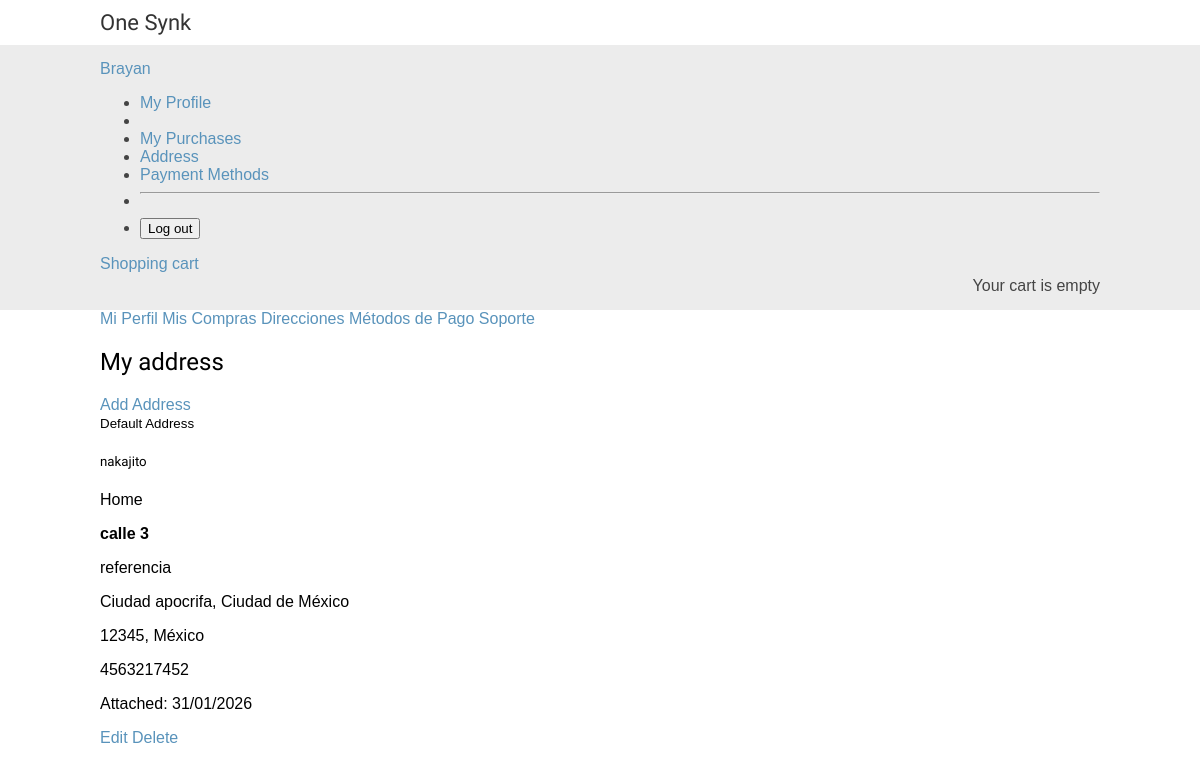
Before: /orders/addresses/ (signed in) with the older database file.
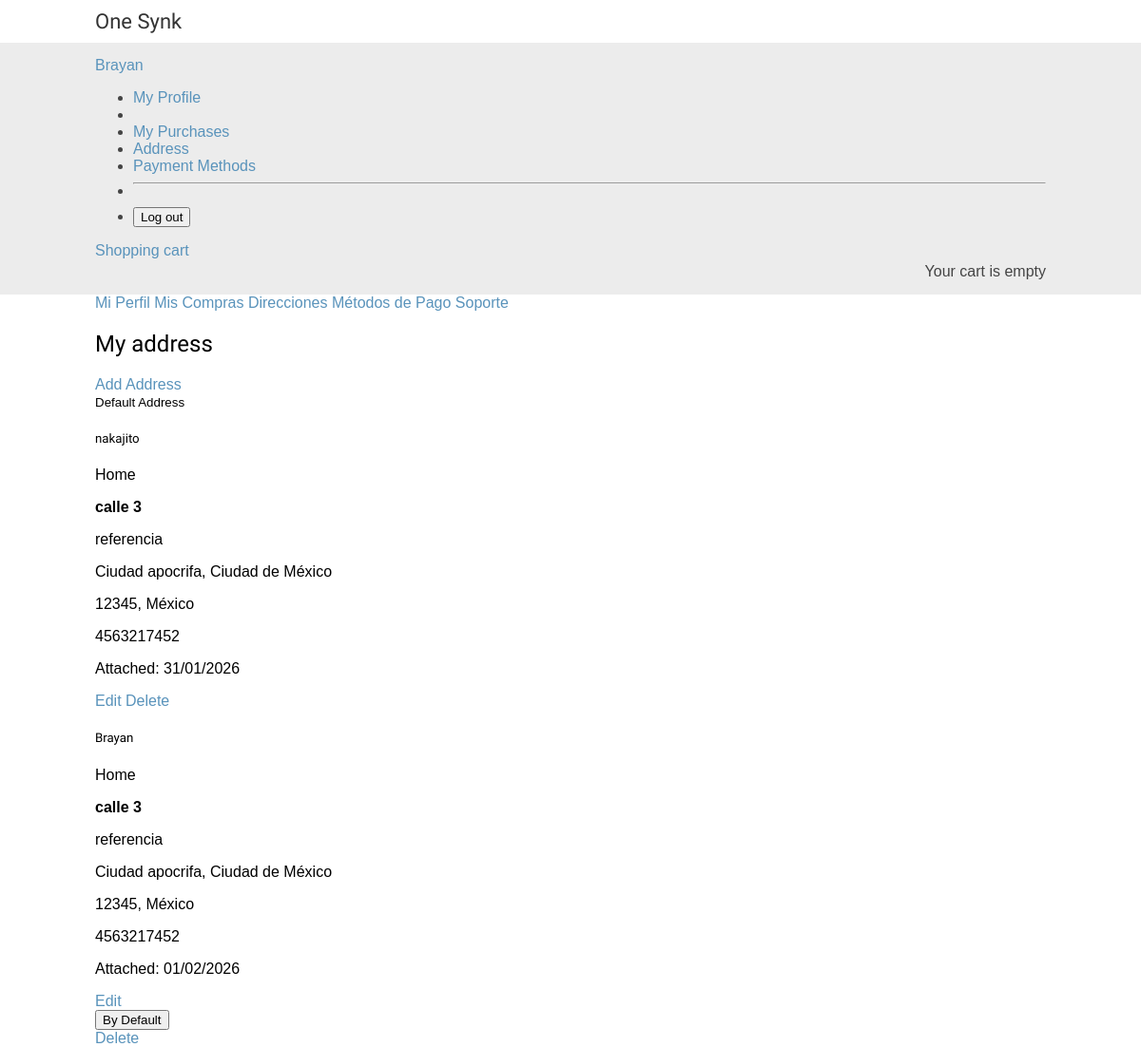
After: the same page with the newer database file.
### orders/models.py (models this page shows, shortened)
class Address(models.Model):
    user = models.ForeignKey(
        CustomUser,
        on_delete=models.CASCADE,
        related_name="addresses",
        help_text="User who owns the address",
    )
    address_line1 = models.CharField(
        max_length=255, help_text="Street, number, and apartment"
    )
    address_line2 = models.CharField(
        max_length=255,
        blank=True,
        null=True,
        help_text="Additional information (floor, reference, etc.)",
    )
    city = models.CharField(max_length=100, help_text="City")
    state = models.CharField(max_length=50, choices=STATE_CHOICES, help_text="State")
    postal_code = models.CharField(max_length=10, help_text="Zip Code")
    country = models.CharField(
        max_length=2, choices=COUNTRY_CHOICES, default="MX", help_text="Country"
    )
    phone = models.CharField(
        max_length=10, help_text="Contact telephone number for shipping"
    )
    recipient_name = models.CharField(
        max_length=200, help_text="Name of the person receiving the package"
    )
    is_default = models.BooleanField(
        default=False, help_text="Is this the default address?"
    )
    address_type = models.CharField(
        max_length=10,
        choices=ADDRESS_TYPE_CHOICES,
        default="home",
        help_text="Address type",
    )
    created_at = models.DateTimeField(auto_now_add=True)
    updated_at = models.DateTimeField(auto_now=True)
    class Meta:
        verbose_name = "Address"
        verbose_name_plural = "Addresses"
        ordering = ["-is_default", "-created_at"]
        indexes = [
            models.Index(fields=["user", "-is_default"]),
            models.Index(fields=["user", "created_at"]),
        ]

### orders/views.py (the view)
# urls.py: path("addresses/", views.address_list, name="address_list"),
@login_required(login_url="accounts:login")
@require_http_methods(["GET"])
def address_list(request):
    addresses = request.user.addresses.all().order_by("-is_default", "-created_at")
    context = {
        "addresses": addresses,
        "page_title": "My address",
        "total_addresses": addresses.count(),
    }
    return render(request, "orders/addresses/list.html", context)

### cart/cart.py (called while the page is built)
    def __len__(self):
        return sum(item["quantity"] for item in self.cart.values())

### cart/context_processors.py (called while the page is built)
def cart(request):
    return {"cart": Cart(request)}

### orders/templates/orders/addresses/list.html (shortened to what the changed rows need)
{% extends 'shop/base.html' %}
{% load static %}
{% block content %}
<div class="container my-5">
    <div class="row">
        <div class="col-md-9">
            <div class="d-flex justify-content-between align-items-center mb-4">
                <h2>{{ page_title }}</h2>
            </div>
            {% if addresses %}
                <div class="row">
                    {% for address in addresses %}
                        <div class="col-md-6 mb-4">
                            <div class="card h-100 {% if address.is_default %}border-primary border-2{% endif %}">
                                {% if address.is_default %}
                                    <div class="card-header bg-primary text-white py-2">
                                        <small> Default Address</small>
                                    </div>
                                {% endif %}
                                <div class="card-body">
                                    <h5 class="card-title">{{ address.recipient_name }}</h5>
                                    <p class="card-text text-muted small mb-3">
                                        {{ address.get_address_type_display }}
                                    </p>
                                    <div class="mb-3">
                                        <p class="mb-1">
                                            <strong>{{ address.address_line1 }}</strong>
                                        </p>
                                        {% if address.address_line2 %}
                                            <p class="mb-1">{{ address.address_line2 }}</p>
                                        {% endif %}
                                        <p class="mb-1">
                                            {{ address.city }}, {{ address.get_state_display }}
                                        </p>
                                        <p class="mb-1">
                                            {{ address.postal_code }}, {{ address.get_country_display }}
                                        </p>
                                        <p class="mb-0">
                                             {{ address.phone }}
                                        </p>
                                    </div>
                                    <p class="text-muted small">
                                        Attached: {{ address.created_at|date:"d/m/Y" }}
                                    </p>
                                </div>
                                <div class="card-footer bg-light">
                                    <div class="btn-group btn-group-sm w-100" role="group">
                                        <a href="{% url 'orders:address_edit' address.id %}" class="btn btn-outline-primary">
                                             Edit
                                        </a>
                                        {% if not address.is_default %}
                                            <form action="{% url 'orders:address_set_default' address.id %}" method="post" class="flex-fill">
                                                <button type="submit" class="btn btn-outline-success w-100 btn-sm">
                                                     By Default
                                                </button>
                                            </form>
                                        {% endif %}
                                        <a href="{% url 'orders:address_delete' address.id %}" class="btn btn-outline-danger">
                                             Delete
                                        </a>
                                    </div>
                                </div>
                            </div>
                        </div>
                    {% endfor %}
                </div>
            {% else %}
                <div class="alert alert-info" role="alert">
                    <i class="bi bi-info-circle"></i>
                    You have no addresses saved.
                    <a href="{% url 'orders:address_create' %}" class="alert-link">Add one now</a>
                </div>
            {% endif %}
        </div>
    </div>
</div>
{% endblock %}

Changed rows visible on the page:
added Address: recipient_name "Brayan", address_type "Home", address_line1 "calle 3", address_line2 "referencia", city "Ciudad apocrifa", state "Ciudad de México", postal_code "12345", country "México", phone "4563217452", created_at "01/02/2026", is_default "By Default"
